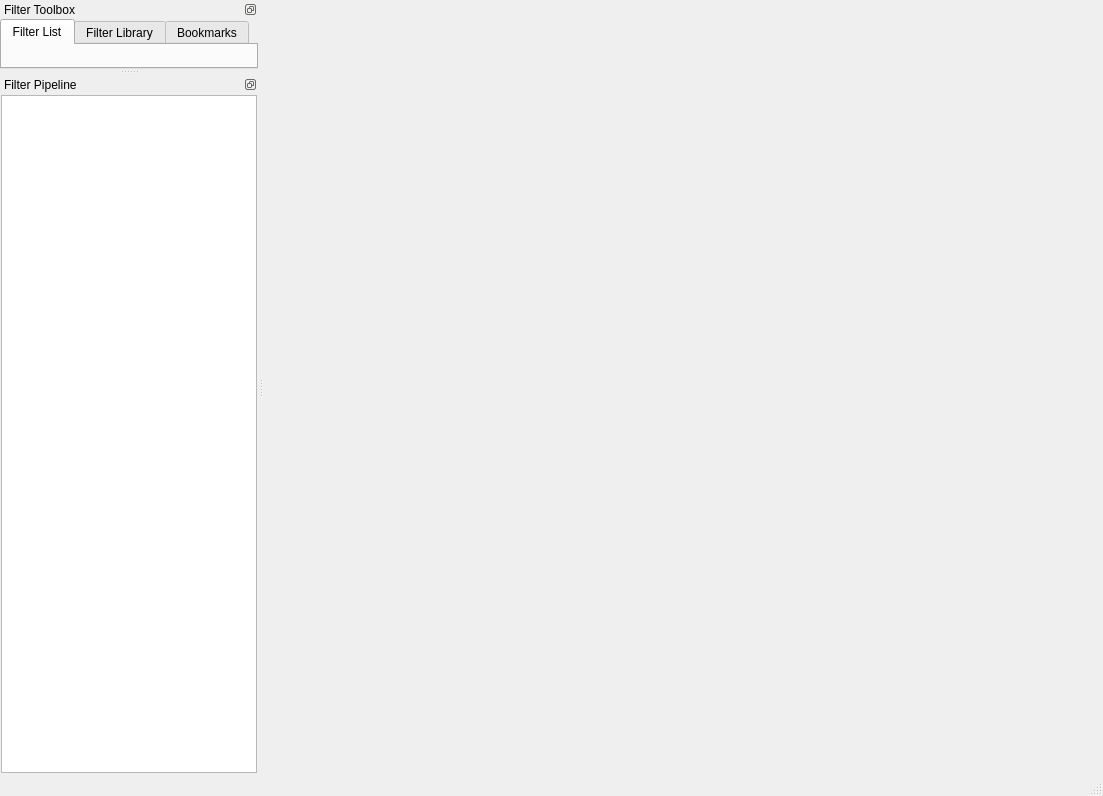
<?xml version="1.0" encoding="UTF-8"?>
<ui version="4.0">
 <class>SIMPLView_UI</class>
 <widget class="QMainWindow" name="SIMPLView_UI">
  <property name="geometry">
   <rect>
    <x>0</x>
    <y>0</y>
    <width>1103</width>
    <height>796</height>
   </rect>
  </property>
  <property name="windowTitle">
   <string>ActiveDocument - SIMPLView_UI</string>
  </property>
  <property name="dockNestingEnabled">
   <bool>true</bool>
  </property>
  <property name="dockOptions">
   <set>QMainWindow::AllowNestedDocks|QMainWindow::AnimatedDocks|QMainWindow::GroupedDragging</set>
  </property>
  <widget class="QWidget" name="centralwidget">
   <layout class="QGridLayout" name="gridLayout">
    <property name="leftMargin">
     <number>0</number>
    </property>
    <property name="topMargin">
     <number>0</number>
    </property>
    <property name="rightMargin">
     <number>0</number>
    </property>
    <property name="bottomMargin">
     <number>0</number>
    </property>
    <property name="spacing">
     <number>4</number>
    </property>
    <item row="0" column="0">
     <widget class="QWidget" name="visualizationContainer" native="true">
      <property name="sizePolicy">
       <sizepolicy hsizetype="Expanding" vsizetype="Expanding">
        <horstretch>3</horstretch>
        <verstretch>1</verstretch>
       </sizepolicy>
      </property>
      <property name="minimumSize">
       <size>
        <width>800</width>
        <height>600</height>
       </size>
      </property>
      <layout class="QGridLayout" name="gridLayout_2">
       <property name="leftMargin">
        <number>0</number>
       </property>
       <property name="topMargin">
        <number>0</number>
       </property>
       <property name="rightMargin">
        <number>0</number>
       </property>
       <property name="bottomMargin">
        <number>0</number>
       </property>
       <property name="spacing">
        <number>4</number>
       </property>
       <item row="0" column="0">
        <widget class="VSMainWidget2" name="visualizationWidget" native="true"/>
       </item>
      </layout>
     </widget>
    </item>
   </layout>
  </widget>
  <widget class="QStatusBar" name="statusbar"/>
  <widget class="QDockWidget" name="filterToolboxDockWidget">
   <property name="features">
    <set>QDockWidget::DockWidgetFloatable|QDockWidget::DockWidgetMovable</set>
   </property>
   <property name="allowedAreas">
    <set>Qt::LeftDockWidgetArea|Qt::RightDockWidgetArea</set>
   </property>
   <property name="windowTitle">
    <string>Filter Toolbox</string>
   </property>
   <attribute name="dockWidgetArea">
    <number>1</number>
   </attribute>
   <widget class="QWidget" name="toolboxWidget">
    <layout class="QGridLayout" name="toolboxLayout">
     <property name="leftMargin">
      <number>0</number>
     </property>
     <property name="topMargin">
      <number>0</number>
     </property>
     <property name="rightMargin">
      <number>0</number>
     </property>
     <property name="bottomMargin">
      <number>0</number>
     </property>
     <property name="spacing">
      <number>4</number>
     </property>
     <item row="0" column="0">
      <widget class="QTabWidget" name="toolboxTabWidget">
       <property name="currentIndex">
        <number>0</number>
       </property>
       <property name="usesScrollButtons">
        <bool>false</bool>
       </property>
       <widget class="FilterListToolboxWidget" name="filterListWidget">
        <attribute name="title">
         <string>Filter List</string>
        </attribute>
       </widget>
       <widget class="FilterLibraryToolboxWidget" name="filterLibraryWidget">
        <attribute name="title">
         <string>Filter Library</string>
        </attribute>
       </widget>
       <widget class="BookmarksToolboxWidget" name="bookmarksWidget">
        <attribute name="title">
         <string>Bookmarks</string>
        </attribute>
       </widget>
      </widget>
     </item>
    </layout>
   </widget>
  </widget>
  <widget class="QDockWidget" name="pipelineViewDockWidget">
   <property name="sizePolicy">
    <sizepolicy hsizetype="Expanding" vsizetype="Preferred">
     <horstretch>1</horstretch>
     <verstretch>0</verstretch>
    </sizepolicy>
   </property>
   <property name="minimumSize">
    <size>
     <width>250</width>
     <height>500</height>
    </size>
   </property>
   <property name="features">
    <set>QDockWidget::DockWidgetFloatable|QDockWidget::DockWidgetMovable</set>
   </property>
   <property name="allowedAreas">
    <set>Qt::LeftDockWidgetArea|Qt::RightDockWidgetArea</set>
   </property>
   <property name="windowTitle">
    <string>Filter Pipeline</string>
   </property>
   <attribute name="dockWidgetArea">
    <number>1</number>
   </attribute>
   <widget class="QWidget" name="pipelineListWidget">
    <layout class="QGridLayout" name="gridLayout_3">
     <property name="leftMargin">
      <number>1</number>
     </property>
     <property name="topMargin">
      <number>1</number>
     </property>
     <property name="rightMargin">
      <number>1</number>
     </property>
     <property name="bottomMargin">
      <number>1</number>
     </property>
     <property name="spacing">
      <number>4</number>
     </property>
     <item row="0" column="0">
      <widget class="SVPipelineView" name="pipelineView">
       <property name="dragDropMode">
        <enum>QAbstractItemView::DragDrop</enum>
       </property>
       <property name="defaultDropAction">
        <enum>Qt::MoveAction</enum>
       </property>
      </widget>
     </item>
    </layout>
   </widget>
  </widget>
 </widget>
 <customwidgets>
  <customwidget>
   <class>VSMainWidget2</class>
   <extends>QWidget</extends>
   <header location="global">VSMainWidget2.h</header>
   <container>1</container>
  </customwidget>
  <customwidget>
   <class>BookmarksToolboxWidget</class>
   <extends>QWidget</extends>
   <header location="global">BookmarksToolboxWidget.h</header>
   <container>1</container>
  </customwidget>
  <customwidget>
   <class>FilterListToolboxWidget</class>
   <extends>QWidget</extends>
   <header location="global">FilterListToolboxWidget.h</header>
   <container>1</container>
  </customwidget>
  <customwidget>
   <class>FilterLibraryToolboxWidget</class>
   <extends>QWidget</extends>
   <header location="global">FilterLibraryToolboxWidget.h</header>
   <container>1</container>
  </customwidget>
  <customwidget>
   <class>SVPipelineView</class>
   <extends>QTreeView</extends>
   <header location="global">SVPipelineView.h</header>
  </customwidget>
 </customwidgets>
 <resources>
  <include location="../../../../SIMPL/Resources/SIMPL.qrc"/>
  <include location="../../../../SIMPLVtkLib/Resources/VtkSIMPL.qrc"/>
 </resources>
 <connections/>
</ui>
